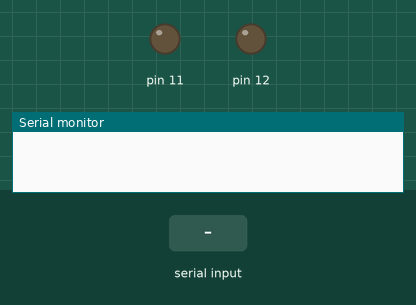
Bench run of a sketch on a simulated Arduino Uno, built with avr-gcc and run on an emulated ATmega328P. On the bench: output pins drawn as LEDs (lit = HIGH), the last lines printed to the serial monitor. The inputs (shaded band) are chosen by the test bench.

Above: at 4.7 s.
4.8 s: "T" received over Serial
At 5.5 s:
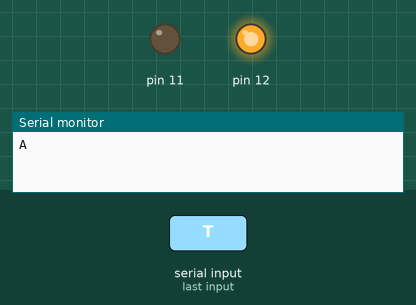
6.3 s: "1" received over Serial
At 7.7 s:
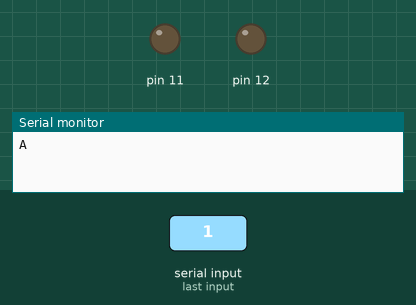
Timing chart, 0 to 9.3 s (numbered marks = the images above; inputs shaded):
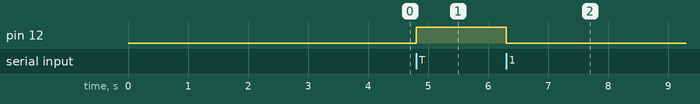

The sketch:

JPGExtractor.ino
```cpp
// (licence header left out)
#include <SoftwareSerial.h>

/* Linksprite */
byte incomingbyte;
SoftwareSerial mySerial(2, 3); // RX, TX         //Configure pin 4 and 5 as soft serial port

int addr=0x0000,j=0,k=0,count=0;                    //Read Starting address
uint8_t MH,ML;
boolean EndFlag;

void SendResetCmd();
void SendTakePhotoCmd();
void SendReadDataCmd();
void StopTakePhotoCmd();

void setup()
{
    Serial.begin(19200);
    mySerial.begin(38400);
    pinMode(12,OUTPUT);
    pinMode(11,OUTPUT);
    //ChangeBaudRate();
    SendResetCmd();
    delay(3500);  //After reset, wait 2-3 second to send take picture command
    //ChangeSizeMedium();
    ChangeCompressionRatio();
}

void loop()
{
    while (1) {
      digitalWrite(12,LOW);
        while (Serial.available() == 0)
          delay(10);

        if (Serial.read() == 'T') {  // Take photo
            digitalWrite(12,HIGH);
            digitalWrite(11,LOW);
            SendTakePhotoCmd();
            delay(50);
            while(mySerial.available()>0)
            {
                incomingbyte=mySerial.read();
            }
            byte a[32];
            Serial.write('A'); // send acknowledgement of request to take photo
            EndFlag = 0;
            while(!EndFlag)
            {
                j=0;
                k=0;
                count=0;
                SendReadDataCmd();

                delay(25);

                while(mySerial.available()>0)
                {
                    incomingbyte=mySerial.read();
                    k++;
                    if((k>5)&&(j<32)&&(!EndFlag))
                    {
                        a[j]=incomingbyte;
                        if((a[j-1]==0xFF)&&(a[j]==0xD9))  {    //Check if the picture is over
                          EndFlag=1;
                          addr = 0x0000;
                          digitalWrite(11,HIGH);
                        }
                        j++;
                        count++;
                    }
                }
                Serial.write(a,count);

                // wait for acknowledgement before continuing
                while (Serial.available() == 0)
                    delay(5);

                if (Serial.read() != 'R') {
                    break;
                }
            } // end while(!EndFlag)
            StopTakePhotoCmd();
        } // end big if
    } // end while(1)
}

//Send Reset command
void SendResetCmd()
{
    mySerial.write(0x56);
    mySerial.write((byte)0);
    mySerial.write(0x26);
    mySerial.write((byte)0);
}

//Send take picture command
void SendTakePhotoCmd()
{
    mySerial.write(0x56);
    mySerial.write((byte)0);
    mySerial.write(0x36);
    mySerial.write(0x01);
    mySerial.write((byte)0);
}

//Read data
void SendReadDataCmd()
{
    MH=addr/0x100;
    ML=addr%0x100;
    mySerial.write(0x56);
    mySerial.write((byte)0);
    mySerial.write(0x32);
    mySerial.write(0x0c);
    mySerial.write((byte)0);
    mySerial.write(0x0a);
    mySerial.write((byte)0);
    mySerial.write((byte)0);
    mySerial.write(MH);
    mySerial.write(ML);
    mySerial.write((byte)0);
    mySerial.write((byte)0);
    mySerial.write((byte)0);
    mySerial.write(0x20);
    mySerial.write((byte)0);
    mySerial.write(0x0a);
    addr+=0x20;                            //address increases 32£¬set according to buffer size
}

void StopTakePhotoCmd()
{
    mySerial.write(0x56);
    mySerial.write((byte)0);
    mySerial.write(0x36);
    mySerial.write(0x01);
    mySerial.write(0x03);
}

void ChangeCompressionRatio() {
    mySerial.write((byte)0x56);
    mySerial.write((byte)0x00);
    mySerial.write((byte)0x31);
    mySerial.write((byte)0x05);
    mySerial.write((byte)0x01);
    mySerial.write((byte)0x01);
    mySerial.write((byte)0x12);
    mySerial.write((byte)0x04);
    mySerial.write((byte)0x00); // default 36
}

void ChangeBaudRate() {
    mySerial.write((byte)0x56);
    mySerial.write((byte)0x00);
    mySerial.write((byte)0x24);
    mySerial.write((byte)0x03);
    mySerial.write((byte)0x01);
    mySerial.write((byte)0x2a); // last two bytes:
    mySerial.write((byte)0xf2); // 9600: ae c8
                                // 19200: 56 e4
                                // 38400: 2a f2
}

void ChangeSizeSmall() {
    mySerial.write((byte)0x56);
    mySerial.write((byte)0x00);
    mySerial.write((byte)0x31);
    mySerial.write((byte)0x05);
    mySerial.write((byte)0x04);
    mySerial.write((byte)0x01);
    mySerial.write((byte)0x00);
    mySerial.write((byte)0x19);
    mySerial.write((byte)0x22);
}

void ChangeSizeMedium()
{
    mySerial.write((byte)0x56);
    mySerial.write((byte)0x00);
    mySerial.write((byte)0x31);
    mySerial.write((byte)0x05);
    mySerial.write((byte)0x04);
    mySerial.write((byte)0x01);
    mySerial.write((byte)0x00);
    mySerial.write((byte)0x19);
    mySerial.write((byte)0x11);
}

void ChangeSizeBig()
{
    mySerial.write((byte)0x56);
    mySerial.write((byte)0x00);
    mySerial.write((byte)0x31);
    mySerial.write((byte)0x05);
    mySerial.write((byte)0x04);
    mySerial.write((byte)0x01);
    mySerial.write((byte)0x00);
    mySerial.write((byte)0x19);
    mySerial.write((byte)0x00);
}
```

Measured:
- after the input at 4.8 s, pin 12: LOW → HIGH at once
- after the input at 6.3 s, pin 12: HIGH → LOW at once
